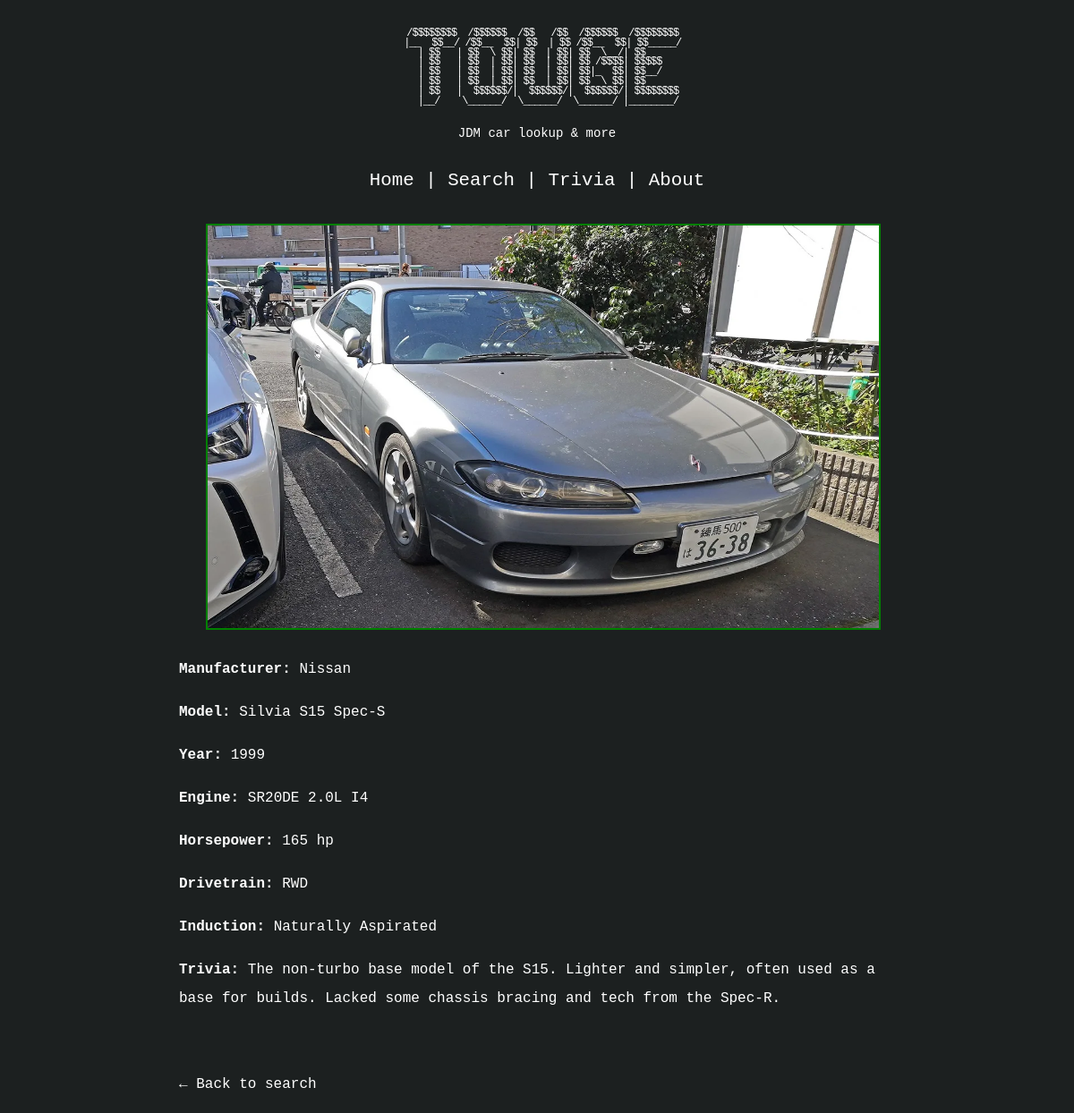
Page /car/1 on the committed database.
### tables this page shows
CREATE TABLE cars (
id INTEGER PRIMARY KEY AUTOINCREMENT,
manufacturer TEXT,
model TEXT,
year TEXT,
engine TEXT,
horsepower TEXT,
drivetrain TEXT,
induction TEXT,
trivia TEXT,
image_url TEXT
);

### app.py (the view)
@app.route("/car/<int:car_id>")
def car_detail(car_id):
    car = db.execute("SELECT * FROM cars WHERE id = ?", car_id)
    if not car:
        return "Car not found", 404
    return render_template("search_car.html", car=car[0])

### app.py (called while the page is built)
@app.after_request
def add_header(response):
    response.headers['Cache-Control'] = 'no-store, no-cache, must-revalidate, post-check=0, pre-check=0, max-age=0'
    response.headers['Pragma'] = 'no-cache'
    response.headers['Expires'] = '-1'
    return response

### templates/search_car.html (shortened to what this page needs)
{% extends "layout.html" %}
{% block body %}
     <pre style="font-family: 'Courier New', monospace; font-size: 12px; letter-spacing: -1px; line-height: 0.9;text-align: center;">
        /$$$$$$$$  /$$$$$$  /$$   /$$  /$$$$$$  /$$$$$$$$
        |__  $$__/ /$$__  $$| $$  | $$ /$$__  $$| $$_____/
          | $$   | $$  \ $$| $$  | $$| $$  \__/| $$
          | $$   | $$  | $$| $$  | $$| $$ /$$$$| $$$$$
          | $$   | $$  | $$| $$  | $$| $$|_  $$| $$__/
          | $$   | $$  | $$| $$  | $$| $$  \ $$| $$
          | $$   |  $$$$$$/|  $$$$$$/|  $$$$$$/| $$$$$$$$
          |__/    \______/  \______/  \______/ |________/
    </pre>
    <pre style="font: 14px/13px monospace; color: white; text-align: center;">JDM car lookup &#38; more</pre>
    <div class="row">
        <a href="/" class="menu">Home</a> |
        <a href="/search" class="menu">Search</a> |
        <a href="/trivia" class="menu">Trivia</a> |
        <a href="/about" class="menu">About</a>
    </div>
    <br>
    <div>
      {% if car.image_url %}
        <img class="images-class" src="{{ url_for('static', filename=car.image_url[7:]) }}" alt="{{ car.model }}">
      {% endif %}
      <p><strong>Manufacturer:</strong> {{ car.manufacturer }}</p>
      <p><strong>Model:</strong> {{ car.model }}</p>
      <p><strong>Year:</strong> {{ car.year }}</p>
      <p><strong>Engine:</strong> {{ car.engine }}</p>
      <p><strong>Horsepower:</strong> {{ car.horsepower }}</p>
      <p><strong>Drivetrain:</strong> {{ car.drivetrain }}</p>
      <p><strong>Induction:</strong> {{ car.induction }}</p>
      <p><strong>Trivia:</strong> {{ car.trivia }}</p>
      <br>
      <p><a href="/search" class="menu">← Back to search</a></p>
    </div>
  {% endblock %}

### templates/layout.html (shortened to what this page needs)
<!DOCTYPE html>
<html lang="en">
<head>
    <link rel="stylesheet" href="{{ url_for('static', filename='styles.css') }}">
</head>
<body>
    {% block body %}{% endblock %}
</body>
</html>

### static/styles.css (style rules this page uses)
html { color: #61666c; font-weight: 300; font-size: 1em; line-height: 2em; }
body { margin: 0 auto; background-color: #1c2020; font-family: monospace, sans-serif; padding-top: 20px; max-width: 100%; color: #FFFFFF; max-width: 800px; }
.row { text-align: center; font-size: 1.3em; margin-top: 30px; padding: 0; box-sizing: border-box; }
a { color: inherit; text-decoration: none; }
.images-class { margin-left: 30px; border-style: solid; border-color: green; border-width: 2px; width: 750px; height: 450px; }

### rows in the picture
cars: image_url (picture), manufacturer "Nissan", model "Silvia S15 Spec-S", year "1999", engine "SR20DE 2.0L I4", horsepower "165 hp", drivetrain "RWD", induction "Naturally Aspirated", trivia "The non-turbo base model of the S15. Lighter and simpler, often used as a base for builds. Lacked some chassis bracing and tech from the Spec-R."
